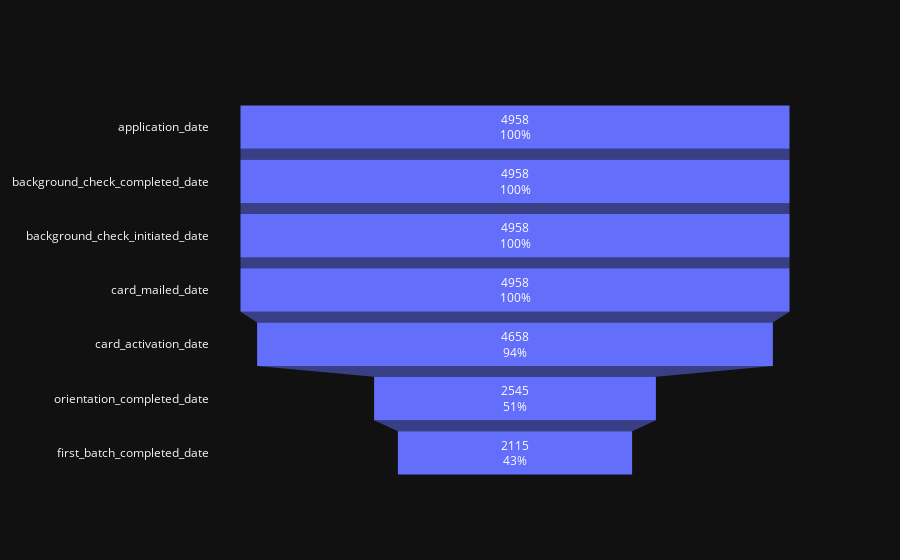

The notebook cell saved with this chart:
### Code cell
from plotly import graph_objects as go

fig = go.Figure(go.Funnel(
    y=df_treat_converstion.index.get_level_values(1),
    x=df_treat_converstion.applicant_id,
    name='treatment',
    textinfo="value+percent initial"))

fig.show()

### Figure 1 — Plotly figure (JSON) as saved in the notebook; plotly's stock layout.template omitted (floating-point values rounded to 4 significant figures)
{"data": [{"name": "treatment", "textinfo": "value+percent initial", "x": [4958, 4958, 4958, 4958, 4658, 2545, 2115], "y": ["application_date", "background_check_completed_date", "background_check_initiated_date", "card_mailed_date", "card_activation_date", "orientation_completed_date", "first_batch_completed_date"], "type": "funnel"}], "layout": {}}
